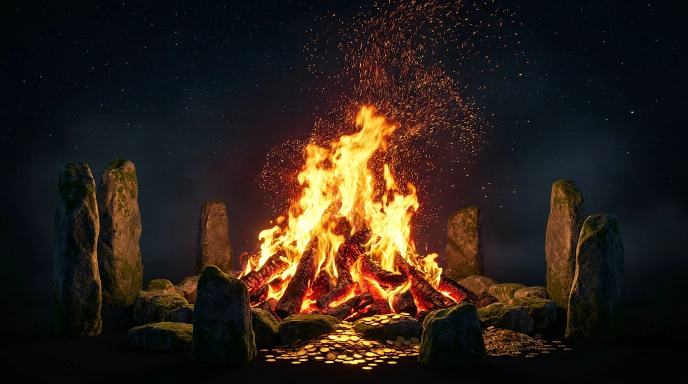
#> input picture crates/app/assets/casino/bonfire.webp, 1376 x 768 px, given in place of lobby2.png, which was not available (shown at 1/2 size)
$ python make-casino-art.py ../crates/app/assets/casino/bonfire.webp ../crates/app/assets/casino/dragon-age1.webp
#> lines starting #> are read from the running program, lines starting #| are printed output that depends on the picture; pictures that were not available may be replaced by others from this repository, and a replacement may not be noted
#!/usr/bin/env python3
"""Makes Pyr Casino's pictures (crates/app/assets/casino) from the Meshy renders.

  python3 tools/make-casino-art.py <renders> crates/app/assets/casino

<renders> holds the renders as Meshy made them (text to image, nano-banana-pro), in three
folders: concepts/ (the first eight), set/ (the floor, tiles, tables and Ember Dragon) and
reels/ (Reel Row's twelve machines: a tile and a sheet of nine symbols each).

Tiles and backdrops are cropped to 16:9 and made smaller; a sheet of symbols is cut into its
nine cells, each cell's black background taken out (what's dark and joined to the cell's edge;
glows in it stay, faded) and the nine packed into one 3 x 3 picture. Everything is WebP.
"""
import os
import sys

import numpy as np
from PIL import Image
from scipy import ndimage

SRC, OUT = sys.argv[1], sys.argv[2]
os.makedirs(OUT, exist_ok=True)


def load(path):
#> called with path = 'set/lobby2.png'
    return Image.open(os.path.join(SRC, path)).convert("RGB")
#> returned value is the input picture: PIL image 1376x768 RGB; mean R, G, B 44.7, 33.3, 25


def save(im, name, quality=82):
    im.save(os.path.join(OUT, name), "WEBP", quality=quality, method=6)
    print(f"{name}: {im.size[0]}x{im.size[1]}, {os.path.getsize(os.path.join(OUT, name)) // 1024} KB")


def cover(im, w, h, box=None):
    """`im` (or the `box` of it) cut to w:h about its middle, then made w x h."""
#> called with w = 1376, h = 774
    if box:
        im = im.crop(box)
    sw, sh = im.size
#> sw = 1376; sh = 768
    want = w / h
    if sw / sh > want:
        nw = round(sh * want)
#> nw = 1365
        x = (sw - nw) // 2
#> x = 5
        im = im.crop((x, 0, x + nw, sh))
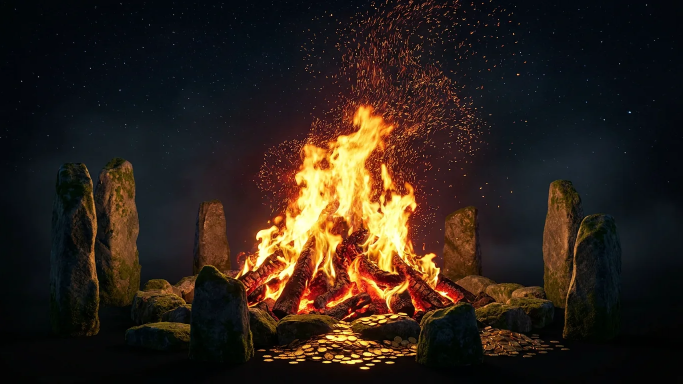
#> im: PIL image 1365x768 RGB (shown at 1/2 size); mean R, G, B 45.1, 33.5, 25.1
    else:
        nh = round(sw / want)
        y = (sh - nh) // 2
        im = im.crop((0, y, sw, y + nh))
    return im.resize((w, h), Image.LANCZOS)
#> returned value: PIL image 1376x774 RGB


# [46 lines left out: functions content_box, key_out, sheet, not called in this run]


# The floor, Ember Dragon's lair and the tables: backdrops.
save(cover(load("set/lobby2.png"), 1376, 774), "floor.webp")
#| floor.webp: 1376x774, 109 KB
save(cover(load("set/dragon_lair.png"), 1376, 774), "dragon-lair.webp")
#> call 2 of load, with path = 'set/dragon_lair.png'
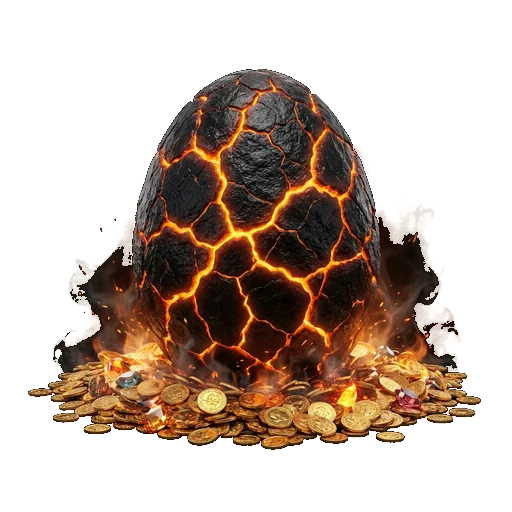
#> input picture crates/app/assets/casino/dragon-age1.webp, 512 x 512 px, given in place of dragon_lair.png, which was not available
#> in load (call 2), `return Image.open(os.path.join(SRC, path)).convert("RGB")`:
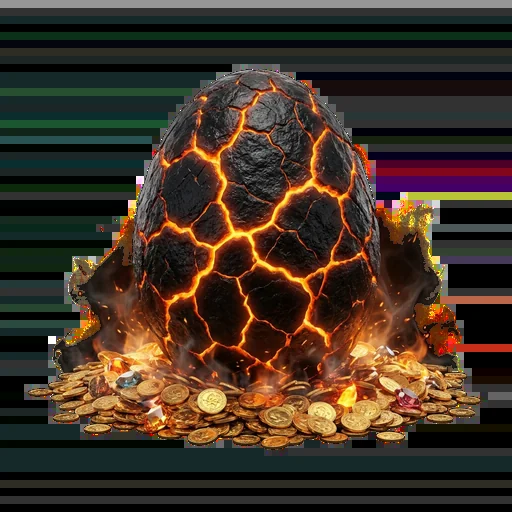
#> returned value: PIL image 512x512 RGB; mean R, G, B 65, 50.1, 37.4
#> call 2 of cover, with w = 1376, h = 774
#> in cover (call 2), `sw, sh = im.size`: sw = 512
#> in cover (call 2), `nh = round(sw / want)`: nh = 288
#> in cover (call 2), `y = (sh - nh) // 2`: y = 112
#> in cover (call 2), `im = im.crop((0, y, sw, y + nh))`:
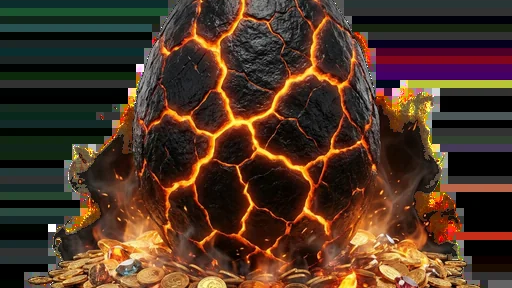
#> im: PIL image 512x288 RGB; mean R, G, B 77.9, 53.1, 36.9
#> in cover (call 2), `return im.resize((w, h), Image.LANCZOS)`:
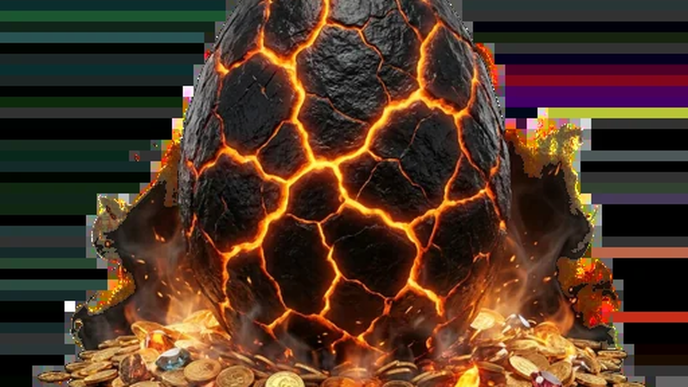
#> returned value: PIL image 1376x774 RGB (shown at 1/2 size); mean R, G, B 77.9, 53.2, 37.1
#| dragon-lair.webp: 1376x774, 86 KB
save(cover(load("concepts/poker_table.png"), 1376, 774), "table-poker.webp", quality=86)
#| table-poker.webp: 1376x774, 99 KB
save(cover(load("concepts/bj_table.png"), 1376, 774), "table-blackjack.webp", quality=86)
#> (the run stopped early here; a loop or call above may not have finished)
